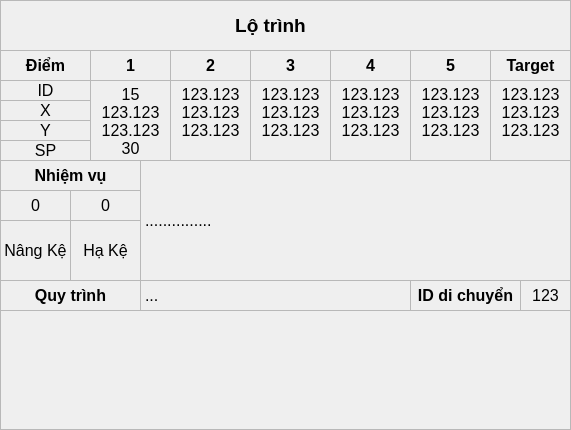
    <widget class="QFrame" name="fr_listTask">
     <property name="geometry">
      <rect>
       <x>320</x>
       <y>1</y>
       <width>571</width>
       <height>430</height>
      </rect>
     </property>
     <property name="autoFillBackground">
      <bool>true</bool>
     </property>
     <property name="frameShape">
      <enum>QFrame::StyledPanel</enum>
     </property>
     <property name="frameShadow">
      <enum>QFrame::Raised</enum>
     </property>
     <widget class="QLabel" name="lb_route_point0">
      <property name="geometry">
       <rect>
        <x>90</x>
        <y>50</y>
        <width>81</width>
        <height>31</height>
       </rect>
      </property>
      <property name="font">
       <font>
        <pointsize>12</pointsize>
        <weight>75</weight>
        <bold>true</bold>
       </font>
      </property>
      <property name="autoFillBackground">
       <bool>false</bool>
      </property>
      <property name="frameShape">
       <enum>QFrame::StyledPanel</enum>
      </property>
      <property name="lineWidth">
       <number>1</number>
      </property>
      <property name="midLineWidth">
       <number>0</number>
      </property>
      <property name="text">
       <string>1</string>
      </property>
      <property name="scaledContents">
       <bool>false</bool>
      </property>
      <property name="alignment">
       <set>Qt::AlignCenter</set>
      </property>
      <property name="wordWrap">
       <bool>false</bool>
      </property>
      <property name="openExternalLinks">
       <bool>false</bool>
      </property>
     </widget>
     <widget class="QLabel" name="lb_route_point3">
      <property name="geometry">
       <rect>
        <x>330</x>
        <y>50</y>
        <width>81</width>
        <height>31</height>
       </rect>
      </property>
      <property name="font">
       <font>
        <pointsize>12</pointsize>
        <weight>75</weight>
        <bold>true</bold>
       </font>
      </property>
      <property name="autoFillBackground">
       <bool>false</bool>
      </property>
      <property name="frameShape">
       <enum>QFrame::StyledPanel</enum>
      </property>
      <property name="lineWidth">
       <number>1</number>
      </property>
      <property name="midLineWidth">
       <number>0</number>
      </property>
      <property name="text">
       <string>4</string>
      </property>
      <property name="scaledContents">
       <bool>false</bool>
      </property>
      <property name="alignment">
       <set>Qt::AlignCenter</set>
      </property>
      <property name="wordWrap">
       <bool>false</bool>
      </property>
      <property name="openExternalLinks">
       <bool>false</bool>
      </property>
     </widget>
     <widget class="QLabel" name="lbv_route_job2">
      <property name="geometry">
       <rect>
        <x>70</x>
        <y>190</y>
        <width>71</width>
        <height>31</height>
       </rect>
      </property>
      <property name="font">
       <font>
        <pointsize>12</pointsize>
       </font>
      </property>
      <property name="autoFillBackground">
       <bool>false</bool>
      </property>
      <property name="frameShape">
       <enum>QFrame::StyledPanel</enum>
      </property>
      <property name="lineWidth">
       <number>1</number>
      </property>
      <property name="midLineWidth">
       <number>0</number>
      </property>
      <property name="text">
       <string>0</string>
      </property>
      <property name="scaledContents">
       <bool>false</bool>
      </property>
      <property name="alignment">
       <set>Qt::AlignCenter</set>
      </property>
      <property name="wordWrap">
       <bool>false</bool>
      </property>
      <property name="openExternalLinks">
       <bool>false</bool>
      </property>
     </widget>
     <widget class="QLabel" name="lbv_route_point4">
      <property name="geometry">
       <rect>
        <x>410</x>
        <y>80</y>
        <width>81</width>
        <height>81</height>
       </rect>
      </property>
      <property name="font">
       <font>
        <pointsize>12</pointsize>
       </font>
      </property>
      <property name="autoFillBackground">
       <bool>false</bool>
      </property>
      <property name="frameShape">
       <enum>QFrame::StyledPanel</enum>
      </property>
      <property name="lineWidth">
       <number>1</number>
      </property>
      <property name="midLineWidth">
       <number>0</number>
      </property>
      <property name="text">
       <string>123.123
123.123
123.123</string>
      </property>
      <property name="scaledContents">
       <bool>false</bool>
      </property>
      <property name="alignment">
       <set>Qt::AlignHCenter|Qt::AlignTop</set>
      </property>
      <property name="wordWrap">
       <bool>false</bool>
      </property>
      <property name="openExternalLinks">
       <bool>false</bool>
      </property>
     </widget>
     <widget class="QLabel" name="lb_route_r">
      <property name="geometry">
       <rect>
        <x>0</x>
        <y>140</y>
        <width>91</width>
        <height>21</height>
       </rect>
      </property>
      <property name="font">
       <font>
        <pointsize>12</pointsize>
       </font>
      </property>
      <property name="autoFillBackground">
       <bool>false</bool>
      </property>
      <property name="frameShape">
       <enum>QFrame::StyledPanel</enum>
      </property>
      <property name="lineWidth">
       <number>1</number>
      </property>
      <property name="midLineWidth">
       <number>0</number>
      </property>
      <property name="text">
       <string>SP</string>
      </property>
      <property name="scaledContents">
       <bool>false</bool>
      </property>
      <property name="alignment">
       <set>Qt::AlignCenter</set>
      </property>
      <property name="wordWrap">
       <bool>false</bool>
      </property>
      <property name="openExternalLinks">
       <bool>false</bool>
      </property>
     </widget>
     <widget class="QLabel" name="lbv_goalFollow_id">
      <property name="geometry">
       <rect>
        <x>520</x>
        <y>280</y>
        <width>51</width>
        <height>31</height>
       </rect>
      </property>
      <property name="font">
       <font>
        <pointsize>12</pointsize>
       </font>
      </property>
      <property name="autoFillBackground">
       <bool>false</bool>
      </property>
      <property name="frameShape">
       <enum>QFrame::StyledPanel</enum>
      </property>
      <property name="lineWidth">
       <number>1</number>
      </property>
      <property name="midLineWidth">
       <number>0</number>
      </property>
      <property name="text">
       <string>123</string>
      </property>
      <property name="scaledContents">
       <bool>false</bool>
      </property>
      <property name="alignment">
       <set>Qt::AlignCenter</set>
      </property>
      <property name="wordWrap">
       <bool>false</bool>
      </property>
      <property name="openExternalLinks">
       <bool>false</bool>
      </property>
     </widget>
     <widget class="QLabel" name="lb_route_x">
      <property name="geometry">
       <rect>
        <x>0</x>
        <y>100</y>
        <width>91</width>
        <height>21</height>
       </rect>
      </property>
      <property name="font">
       <font>
        <pointsize>12</pointsize>
       </font>
      </property>
      <property name="autoFillBackground">
       <bool>false</bool>
      </property>
      <property name="frameShape">
       <enum>QFrame::StyledPanel</enum>
      </property>
      <property name="lineWidth">
       <number>1</number>
      </property>
      <property name="midLineWidth">
       <number>0</number>
      </property>
      <property name="text">
       <string>X</string>
      </property>
      <property name="scaledContents">
       <bool>false</bool>
      </property>
      <property name="alignment">
       <set>Qt::AlignCenter</set>
      </property>
      <property name="wordWrap">
       <bool>false</bool>
      </property>
      <property name="openExternalLinks">
       <bool>false</bool>
      </property>
     </widget>
     <widget class="QLabel" name="lb_route_id">
      <property name="geometry">
       <rect>
        <x>0</x>
        <y>80</y>
        <width>91</width>
        <height>21</height>
       </rect>
      </property>
      <property name="font">
       <font>
        <pointsize>12</pointsize>
       </font>
      </property>
      <property name="autoFillBackground">
       <bool>false</bool>
      </property>
      <property name="frameShape">
       <enum>QFrame::StyledPanel</enum>
      </property>
      <property name="lineWidth">
       <number>1</number>
      </property>
      <property name="midLineWidth">
       <number>0</number>
      </property>
      <property name="text">
       <string>ID</string>
      </property>
      <property name="scaledContents">
       <bool>false</bool>
      </property>
      <property name="alignment">
       <set>Qt::AlignCenter</set>
      </property>
      <property name="wordWrap">
       <bool>false</bool>
      </property>
      <property name="openExternalLinks">
       <bool>false</bool>
      </property>
     </widget>
     <widget class="QLabel" name="lbv_route_job1">
      <property name="geometry">
       <rect>
        <x>0</x>
        <y>190</y>
        <width>71</width>
        <height>31</height>
       </rect>
      </property>
      <property name="font">
       <font>
        <pointsize>12</pointsize>
       </font>
      </property>
      <property name="autoFillBackground">
       <bool>false</bool>
      </property>
      <property name="frameShape">
       <enum>QFrame::StyledPanel</enum>
      </property>
      <property name="lineWidth">
       <number>1</number>
      </property>
      <property name="midLineWidth">
       <number>0</number>
      </property>
      <property name="text">
       <string>0</string>
      </property>
      <property name="scaledContents">
       <bool>false</bool>
      </property>
      <property name="alignment">
       <set>Qt::AlignCenter</set>
      </property>
      <property name="wordWrap">
       <bool>false</bool>
      </property>
      <property name="openExternalLinks">
       <bool>false</bool>
      </property>
     </widget>
     <widget class="QLabel" name="lb_route_point1">
      <property name="geometry">
       <rect>
        <x>170</x>
        <y>50</y>
        <width>81</width>
        <height>31</height>
       </rect>
      </property>
      <property name="font">
       <font>
        <pointsize>12</pointsize>
        <weight>75</weight>
        <bold>true</bold>
       </font>
      </property>
      <property name="autoFillBackground">
       <bool>false</bool>
      </property>
      <property name="frameShape">
       <enum>QFrame::StyledPanel</enum>
      </property>
      <property name="lineWidth">
       <number>1</number>
      </property>
      <property name="midLineWidth">
       <number>0</number>
      </property>
      <property name="text">
       <string>2</string>
      </property>
      <property name="scaledContents">
       <bool>false</bool>
      </property>
      <property name="alignment">
       <set>Qt::AlignCenter</set>
      </property>
      <property name="wordWrap">
       <bool>false</bool>
      </property>
      <property name="openExternalLinks">
       <bool>false</bool>
      </property>
     </widget>
     <widget class="QLabel" name="lb_route_y">
      <property name="geometry">
       <rect>
        <x>0</x>
        <y>120</y>
        <width>91</width>
        <height>21</height>
       </rect>
      </property>
      <property name="font">
       <font>
        <pointsize>12</pointsize>
       </font>
      </property>
      <property name="autoFillBackground">
       <bool>false</bool>
      </property>
      <property name="frameShape">
       <enum>QFrame::StyledPanel</enum>
      </property>
      <property name="lineWidth">
       <number>1</number>
      </property>
      <property name="midLineWidth">
       <number>0</number>
      </property>
      <property name="text">
       <string>Y</string>
      </property>
      <property name="scaledContents">
       <bool>false</bool>
      </property>
      <property name="alignment">
       <set>Qt::AlignCenter</set>
      </property>
      <property name="wordWrap">
       <bool>false</bool>
      </property>
      <property name="openExternalLinks">
       <bool>false</bool>
      </property>
     </widget>
     <widget class="QLabel" name="lb_route_point">
      <property name="geometry">
       <rect>
        <x>0</x>
        <y>50</y>
        <width>91</width>
        <height>31</height>
       </rect>
      </property>
      <property name="font">
       <font>
        <pointsize>12</pointsize>
        <weight>75</weight>
        <bold>true</bold>
       </font>
      </property>
      <property name="autoFillBackground">
       <bool>false</bool>
      </property>
      <property name="frameShape">
       <enum>QFrame::StyledPanel</enum>
      </property>
      <property name="lineWidth">
       <number>1</number>
      </property>
      <property name="midLineWidth">
       <number>0</number>
      </property>
      <property name="text">
       <string>Điểm</string>
      </property>
      <property name="scaledContents">
       <bool>false</bool>
      </property>
      <property name="alignment">
       <set>Qt::AlignCenter</set>
      </property>
      <property name="wordWrap">
       <bool>false</bool>
      </property>
      <property name="openExternalLinks">
       <bool>false</bool>
      </property>
     </widget>
     <widget class="QLabel" name="lbv_route_point0">
      <property name="geometry">
       <rect>
        <x>90</x>
        <y>80</y>
        <width>81</width>
        <height>81</height>
       </rect>
      </property>
      <property name="font">
       <font>
        <pointsize>12</pointsize>
       </font>
      </property>
      <property name="autoFillBackground">
       <bool>false</bool>
      </property>
      <property name="frameShape">
       <enum>QFrame::StyledPanel</enum>
      </property>
      <property name="lineWidth">
       <number>1</number>
      </property>
      <property name="midLineWidth">
       <number>0</number>
      </property>
      <property name="text">
       <string>15
123.123
123.123
30</string>
      </property>
      <property name="scaledContents">
       <bool>false</bool>
      </property>
      <property name="alignment">
       <set>Qt::AlignHCenter|Qt::AlignTop</set>
      </property>
      <property name="wordWrap">
       <bool>false</bool>
      </property>
      <property name="openExternalLinks">
       <bool>false</bool>
      </property>
     </widget>
     <widget class="QLabel" name="lb_route_job">
      <property name="geometry">
       <rect>
        <x>0</x>
        <y>160</y>
        <width>141</width>
        <height>31</height>
       </rect>
      </property>
      <property name="font">
       <font>
        <pointsize>12</pointsize>
        <weight>75</weight>
        <bold>true</bold>
       </font>
      </property>
      <property name="autoFillBackground">
       <bool>false</bool>
      </property>
      <property name="frameShape">
       <enum>QFrame::StyledPanel</enum>
      </property>
      <property name="lineWidth">
       <number>1</number>
      </property>
      <property name="midLineWidth">
       <number>0</number>
      </property>
      <property name="text">
       <string>Nhiệm vụ</string>
      </property>
      <property name="scaledContents">
       <bool>false</bool>
      </property>
      <property name="alignment">
       <set>Qt::AlignCenter</set>
      </property>
      <property name="wordWrap">
       <bool>false</bool>
      </property>
      <property name="openExternalLinks">
       <bool>false</bool>
      </property>
     </widget>
     <widget class="QLabel" name="lbv_route_message">
      <property name="geometry">
       <rect>
        <x>140</x>
        <y>160</y>
        <width>431</width>
        <height>121</height>
       </rect>
      </property>
      <property name="font">
       <font>
        <pointsize>12</pointsize>
       </font>
      </property>
      <property name="autoFillBackground">
       <bool>false</bool>
      </property>
      <property name="frameShape">
       <enum>QFrame::StyledPanel</enum>
      </property>
      <property name="lineWidth">
       <number>1</number>
      </property>
      <property name="midLineWidth">
       <number>0</number>
      </property>
      <property name="text">
       <string>...............</string>
      </property>
      <property name="scaledContents">
       <bool>false</bool>
      </property>
      <property name="wordWrap">
       <bool>false</bool>
      </property>
      <property name="openExternalLinks">
       <bool>false</bool>
      </property>
     </widget>
     <widget class="QLabel" name="lb_route_point2">
      <property name="geometry">
       <rect>
        <x>250</x>
        <y>50</y>
        <width>81</width>
        <height>31</height>
       </rect>
      </property>
      <property name="font">
       <font>
        <pointsize>12</pointsize>
        <weight>75</weight>
        <bold>true</bold>
       </font>
      </property>
      <property name="autoFillBackground">
       <bool>false</bool>
      </property>
      <property name="frameShape">
       <enum>QFrame::StyledPanel</enum>
      </property>
      <property name="lineWidth">
       <number>1</number>
      </property>
      <property name="midLineWidth">
       <number>0</number>
      </property>
      <property name="text">
       <string>3</string>
      </property>
      <property name="scaledContents">
       <bool>false</bool>
      </property>
      <property name="alignment">
       <set>Qt::AlignCenter</set>
      </property>
      <property name="wordWrap">
       <bool>false</bool>
      </property>
      <property name="openExternalLinks">
       <bool>false</bool>
      </property>
     </widget>
     <widget class="QLabel" name="lbv_route_point1">
      <property name="geometry">
       <rect>
        <x>170</x>
        <y>80</y>
        <width>81</width>
        <height>81</height>
       </rect>
      </property>
      <property name="font">
       <font>
        <pointsize>12</pointsize>
       </font>
      </property>
      <property name="autoFillBackground">
       <bool>false</bool>
      </property>
      <property name="frameShape">
       <enum>QFrame::StyledPanel</enum>
      </property>
      <property name="lineWidth">
       <number>1</number>
      </property>
      <property name="midLineWidth">
       <number>0</number>
      </property>
      <property name="text">
       <string>123.123
123.123
123.123</string>
      </property>
      <property name="scaledContents">
       <bool>false</bool>
      </property>
      <property name="alignment">
       <set>Qt::AlignHCenter|Qt::AlignTop</set>
      </property>
      <property name="wordWrap">
       <bool>false</bool>
      </property>
      <property name="openExternalLinks">
       <bool>false</bool>
      </property>
     </widget>
     <widget class="QLabel" name="lbv_route_point2">
      <property name="geometry">
       <rect>
        <x>250</x>
        <y>80</y>
        <width>81</width>
        <height>81</height>
       </rect>
      </property>
      <property name="font">
       <font>
        <pointsize>12</pointsize>
       </font>
      </property>
      <property name="autoFillBackground">
       <bool>false</bool>
      </property>
      <property name="frameShape">
       <enum>QFrame::StyledPanel</enum>
      </property>
      <property name="lineWidth">
       <number>1</number>
      </property>
      <property name="midLineWidth">
       <number>0</number>
      </property>
      <property name="text">
       <string>123.123
123.123
123.123</string>
      </property>
      <property name="scaledContents">
       <bool>false</bool>
      </property>
      <property name="alignment">
       <set>Qt::AlignHCenter|Qt::AlignTop</set>
      </property>
      <property name="wordWrap">
       <bool>false</bool>
      </property>
      <property name="openExternalLinks">
       <bool>false</bool>
      </property>
     </widget>
     <widget class="QLabel" name="lb_goalFollow_id">
      <property name="geometry">
       <rect>
        <x>410</x>
        <y>280</y>
        <width>111</width>
        <height>31</height>
       </rect>
      </property>
      <property name="font">
       <font>
        <pointsize>12</pointsize>
        <weight>75</weight>
        <bold>true</bold>
       </font>
      </property>
      <property name="autoFillBackground">
       <bool>false</bool>
      </property>
      <property name="frameShape">
       <enum>QFrame::StyledPanel</enum>
      </property>
      <property name="lineWidth">
       <number>1</number>
      </property>
      <property name="midLineWidth">
       <number>0</number>
      </property>
      <property name="text">
       <string>ID di chuyển</string>
      </property>
      <property name="scaledContents">
       <bool>false</bool>
      </property>
      <property name="alignment">
       <set>Qt::AlignCenter</set>
      </property>
      <property name="wordWrap">
       <bool>false</bool>
      </property>
      <property name="openExternalLinks">
       <bool>false</bool>
      </property>
     </widget>
     <widget class="QLabel" name="lb_route_point4">
      <property name="geometry">
       <rect>
        <x>410</x>
        <y>50</y>
        <width>81</width>
        <height>31</height>
       </rect>
      </property>
      <property name="font">
       <font>
        <pointsize>12</pointsize>
        <weight>75</weight>
        <bold>true</bold>
       </font>
      </property>
      <property name="autoFillBackground">
       <bool>false</bool>
      </property>
      <property name="frameShape">
       <enum>QFrame::StyledPanel</enum>
      </property>
      <property name="lineWidth">
       <number>1</number>
      </property>
      <property name="midLineWidth">
       <number>0</number>
      </property>
      <property name="text">
       <string>5</string>
      </property>
      <property name="scaledContents">
       <bool>false</bool>
      </property>
      <property name="alignment">
       <set>Qt::AlignCenter</set>
      </property>
      <property name="wordWrap">
       <bool>false</bool>
      </property>
      <property name="openExternalLinks">
       <bool>false</bool>
      </property>
     </widget>
     <widget class="QLabel" name="lbv_route_point3">
      <property name="geometry">
       <rect>
        <x>330</x>
        <y>80</y>
        <width>81</width>
        <height>81</height>
       </rect>
      </property>
      <property name="font">
       <font>
        <pointsize>12</pointsize>
       </font>
      </property>
      <property name="autoFillBackground">
       <bool>false</bool>
      </property>
      <property name="frameShape">
       <enum>QFrame::StyledPanel</enum>
      </property>
      <property name="lineWidth">
       <number>1</number>
      </property>
      <property name="midLineWidth">
       <number>0</number>
      </property>
      <property name="text">
       <string>123.123
123.123
123.123</string>
      </property>
      <property name="scaledContents">
       <bool>false</bool>
      </property>
      <property name="alignment">
       <set>Qt::AlignHCenter|Qt::AlignTop</set>
      </property>
      <property name="wordWrap">
       <bool>false</bool>
      </property>
      <property name="openExternalLinks">
       <bool>false</bool>
      </property>
     </widget>
     <widget class="QLabel" name="lb_route">
      <property name="geometry">
       <rect>
        <x>150</x>
        <y>10</y>
        <width>241</width>
        <height>31</height>
       </rect>
      </property>
      <property name="font">
       <font>
        <pointsize>14</pointsize>
        <weight>75</weight>
        <bold>true</bold>
       </font>
      </property>
      <property name="autoFillBackground">
       <bool>false</bool>
      </property>
      <property name="frameShape">
       <enum>QFrame::NoFrame</enum>
      </property>
      <property name="lineWidth">
       <number>1</number>
      </property>
      <property name="midLineWidth">
       <number>0</number>
      </property>
      <property name="text">
       <string>Lộ trình</string>
      </property>
      <property name="scaledContents">
       <bool>false</bool>
      </property>
      <property name="alignment">
       <set>Qt::AlignCenter</set>
      </property>
      <property name="wordWrap">
       <bool>false</bool>
      </property>
      <property name="openExternalLinks">
       <bool>false</bool>
      </property>
     </widget>
     <widget class="QLabel" name="lbv_jobRuning">
      <property name="geometry">
       <rect>
        <x>140</x>
        <y>280</y>
        <width>271</width>
        <height>31</height>
       </rect>
      </property>
      <property name="font">
       <font>
        <pointsize>12</pointsize>
       </font>
      </property>
      <property name="autoFillBackground">
       <bool>false</bool>
      </property>
      <property name="frameShape">
       <enum>QFrame::StyledPanel</enum>
      </property>
      <property name="lineWidth">
       <number>1</number>
      </property>
      <property name="midLineWidth">
       <number>0</number>
      </property>
      <property name="text">
       <string>...</string>
      </property>
      <property name="scaledContents">
       <bool>false</bool>
      </property>
      <property name="wordWrap">
       <bool>false</bool>
      </property>
      <property name="openExternalLinks">
       <bool>false</bool>
      </property>
     </widget>
     <widget class="QLabel" name="lb_job">
      <property name="geometry">
       <rect>
        <x>0</x>
        <y>280</y>
        <width>141</width>
        <height>31</height>
       </rect>
      </property>
      <property name="font">
       <font>
        <pointsize>12</pointsize>
        <weight>75</weight>
        <bold>true</bold>
       </font>
      </property>
      <property name="autoFillBackground">
       <bool>false</bool>
      </property>
      <property name="frameShape">
       <enum>QFrame::StyledPanel</enum>
      </property>
      <property name="lineWidth">
       <number>1</number>
      </property>
      <property name="midLineWidth">
       <number>0</number>
      </property>
      <property name="text">
       <string>Quy trình</string>
      </property>
      <property name="scaledContents">
       <bool>false</bool>
      </property>
      <property name="alignment">
       <set>Qt::AlignCenter</set>
      </property>
      <property name="wordWrap">
       <bool>false</bool>
      </property>
      <property name="openExternalLinks">
       <bool>false</bool>
      </property>
     </widget>
     <widget class="QLabel" name="lb_route_target">
      <property name="geometry">
       <rect>
        <x>490</x>
        <y>50</y>
        <width>81</width>
        <height>31</height>
       </rect>
      </property>
      <property name="font">
       <font>
        <pointsize>12</pointsize>
        <weight>75</weight>
        <bold>true</bold>
       </font>
      </property>
      <property name="autoFillBackground">
       <bool>false</bool>
      </property>
      <property name="frameShape">
       <enum>QFrame::StyledPanel</enum>
      </property>
      <property name="lineWidth">
       <number>1</number>
      </property>
      <property name="midLineWidth">
       <number>0</number>
      </property>
      <property name="text">
       <string>Target</string>
      </property>
      <property name="scaledContents">
       <bool>false</bool>
      </property>
      <property name="alignment">
       <set>Qt::AlignCenter</set>
      </property>
      <property name="wordWrap">
       <bool>false</bool>
      </property>
      <property name="openExternalLinks">
       <bool>false</bool>
      </property>
     </widget>
     <widget class="QLabel" name="lbv_route_target">
      <property name="geometry">
       <rect>
        <x>490</x>
        <y>80</y>
        <width>81</width>
        <height>81</height>
       </rect>
      </property>
      <property name="font">
       <font>
        <pointsize>12</pointsize>
       </font>
      </property>
      <property name="autoFillBackground">
       <bool>false</bool>
      </property>
      <property name="frameShape">
       <enum>QFrame::StyledPanel</enum>
      </property>
      <property name="lineWidth">
       <number>1</number>
      </property>
      <property name="midLineWidth">
       <number>0</number>
      </property>
      <property name="text">
       <string>123.123
123.123
123.123</string>
      </property>
      <property name="scaledContents">
       <bool>false</bool>
      </property>
      <property name="alignment">
       <set>Qt::AlignHCenter|Qt::AlignTop</set>
      </property>
      <property name="wordWrap">
       <bool>false</bool>
      </property>
      <property name="openExternalLinks">
       <bool>false</bool>
      </property>
     </widget>
     <widget class="QLabel" name="lbv_route_job1_mean">
      <property name="geometry">
       <rect>
        <x>0</x>
        <y>220</y>
        <width>71</width>
        <height>61</height>
       </rect>
      </property>
      <property name="font">
       <font>
        <pointsize>12</pointsize>
       </font>
      </property>
      <property name="autoFillBackground">
       <bool>false</bool>
      </property>
      <property name="frameShape">
       <enum>QFrame::StyledPanel</enum>
      </property>
      <property name="lineWidth">
       <number>1</number>
      </property>
      <property name="midLineWidth">
       <number>0</number>
      </property>
      <property name="text">
       <string>Nâng Kệ</string>
      </property>
      <property name="scaledContents">
       <bool>false</bool>
      </property>
      <property name="alignment">
       <set>Qt::AlignCenter</set>
      </property>
      <property name="wordWrap">
       <bool>false</bool>
      </property>
      <property name="openExternalLinks">
       <bool>false</bool>
      </property>
     </widget>
     <widget class="QLabel" name="lbv_route_job2_mean">
      <property name="geometry">
       <rect>
        <x>70</x>
        <y>220</y>
        <width>71</width>
        <height>61</height>
       </rect>
      </property>
      <property name="font">
       <font>
        <pointsize>12</pointsize>
       </font>
      </property>
      <property name="autoFillBackground">
       <bool>false</bool>
      </property>
      <property name="frameShape">
       <enum>QFrame::StyledPanel</enum>
      </property>
      <property name="lineWidth">
       <number>1</number>
      </property>
      <property name="midLineWidth">
       <number>0</number>
      </property>
      <property name="text">
       <string>Hạ Kệ</string>
      </property>
      <property name="scaledContents">
       <bool>false</bool>
      </property>
      <property name="alignment">
       <set>Qt::AlignCenter</set>
      </property>
      <property name="wordWrap">
       <bool>false</bool>
      </property>
      <property name="openExternalLinks">
       <bool>false</bool>
      </property>
     </widget>
    </widget>
